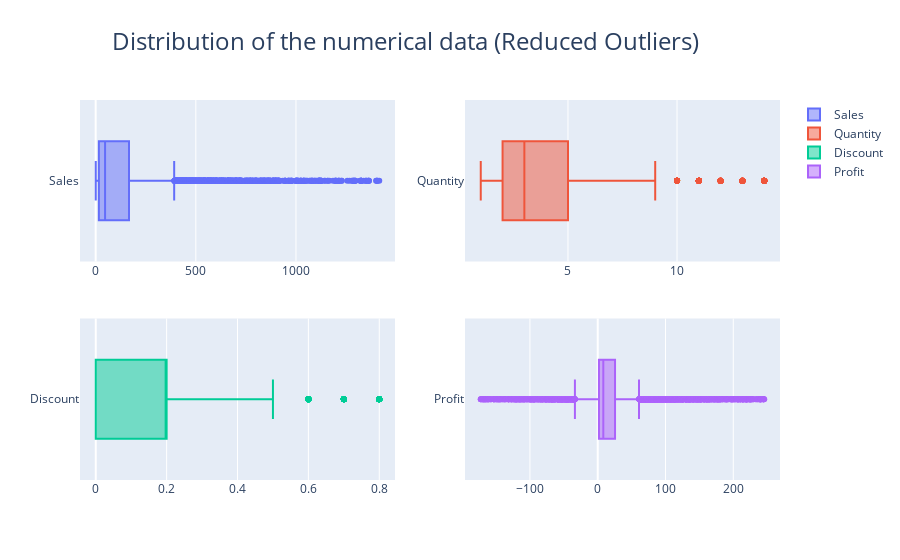

Write notebook code for a chart like this one.
### Code cell
sales = go.Box(x=df_cleaned ['Sales'],name='Sales')
Quantity = go.Box(x=df_cleaned ['Quantity'],name='Quantity')
Discount = go.Box(x=df_cleaned ['Discount'],name='Discount')
Profit = go.Box(x=df_cleaned ['Profit'],name='Profit')

fig = make_subplots(rows=2, cols=2)
fig.append_trace(sales, row = 1, col = 1)
fig.append_trace(Quantity, row = 1, col = 2)
fig.append_trace(Discount, row = 2, col = 1)
fig.append_trace(Profit, row = 2, col = 2)

fig.update_layout(
    title_text = 'Distribution of the numerical data (Reduced Outliers)',
    title_font_size = 24,
    title_x=0.45)

fig.show()

### Figure 1 — Plotly figure (JSON) as saved in the notebook; plotly's stock layout.template omitted (floating-point values rounded to 4 significant figures; data arrays with more than 128 entries replaced by an {"elided": "..."} marker saying what was removed)
{"data": [{"name": "Sales", "type": "box", "x": {"elided": "9433 float values"}, "xaxis": "x", "yaxis": "y"}, {"name": "Quantity", "type": "box", "x": {"elided": "9433 int values"}, "xaxis": "x2", "yaxis": "y2"}, {"name": "Discount", "type": "box", "x": {"elided": "9433 float values"}, "xaxis": "x3", "yaxis": "y3"}, {"name": "Profit", "type": "box", "x": {"elided": "9433 float values"}, "xaxis": "x4", "yaxis": "y4"}], "layout": {"title": {"font": {"size": 24}, "text": "Distribution of the numerical data (Reduced Outliers)", "x": 0.45}, "xaxis": {"anchor": "y", "domain": [0, 0.45]}, "xaxis2": {"anchor": "y2", "domain": [0.55, 1]}, "xaxis3": {"anchor": "y3", "domain": [0, 0.45]}, "xaxis4": {"anchor": "y4", "domain": [0.55, 1]}, "yaxis": {"anchor": "x", "domain": [0.575, 1]}, "yaxis2": {"anchor": "x2", "domain": [0.575, 1]}, "yaxis3": {"anchor": "x3", "domain": [0, 0.425]}, "yaxis4": {"anchor": "x4", "domain": [0, 0.425]}}}
